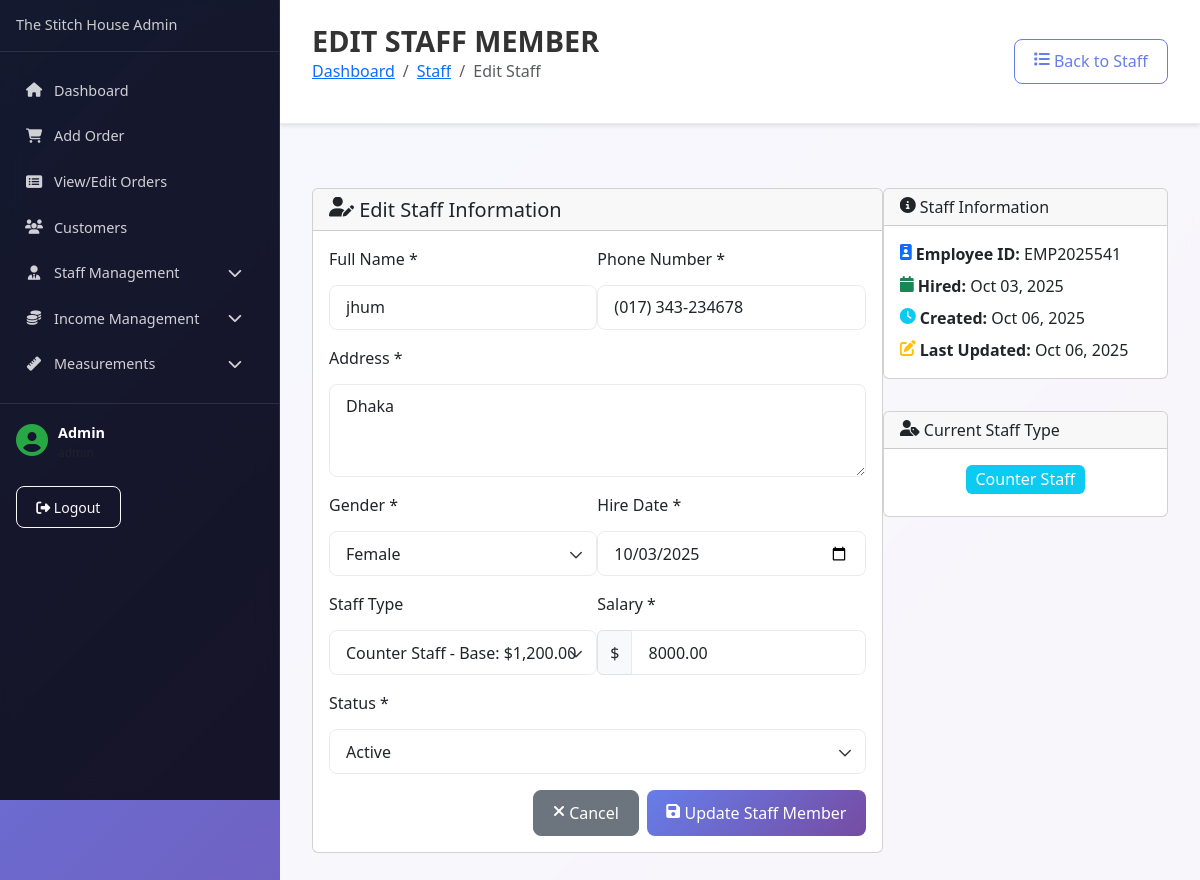
/admin/edit-staff.php?id=2 (signed in), run on the app's committed database.
### tables this page shows
CREATE TABLE `users` (
  `id` bigint(20) UNSIGNED NOT NULL,
  `name` varchar(255) NOT NULL,
  `email` varchar(255) NOT NULL,
  `username` varchar(255) NOT NULL,
  `email_verified_at` timestamp NULL DEFAULT NULL,
  `password` varchar(255) NOT NULL,
  `avatar` varchar(255) DEFAULT NULL,
  `phone` varchar(20) DEFAULT NULL,
  `role` enum('admin','manager','staff','customer') DEFAULT 'customer',
  `status` enum('active','inactive') DEFAULT 'active',
  `remember_token` varchar(100) DEFAULT NULL,
  `created_at` timestamp NULL DEFAULT NULL,
  `updated_at` timestamp NULL DEFAULT NULL
);

CREATE TABLE `staff` (
  `id` bigint(20) UNSIGNED NOT NULL,
  `staff_type_id` bigint(20) UNSIGNED DEFAULT NULL,
  `user_id` bigint(20) UNSIGNED DEFAULT NULL,
  `fullname` varchar(255) NOT NULL,
  `address` text NOT NULL,
  `gender` enum('Male','Female','Other') NOT NULL,
  `phone` varchar(255) DEFAULT NULL,
  `salary` decimal(10,2) NOT NULL,
  `hire_date` date NOT NULL,
  `avatar` varchar(255) DEFAULT NULL,
  `employee_id` varchar(50) UNIQUE DEFAULT NULL,
  `status` enum('active','inactive','terminated') DEFAULT 'active',
  `deleted_at` timestamp NULL DEFAULT NULL,
  `created_at` timestamp NULL DEFAULT NULL,
  `updated_at` timestamp NULL DEFAULT NULL
);

CREATE TABLE `staff_types` (
  `id` bigint(20) UNSIGNED NOT NULL,
  `title` varchar(255) NOT NULL,
  `description` text DEFAULT NULL,
  `base_salary` decimal(10,2) DEFAULT NULL,
  `created_at` timestamp NULL DEFAULT NULL,
  `updated_at` timestamp NULL DEFAULT NULL
);

### admin/includes/config.php (called while the page is built, shortened)
<?php
function isUserLoggedIn() {
    return isset($_SESSION['user_id']) && !empty($_SESSION['user_id']);
}
function getCurrentAdmin($mysqli) {
    try {
        $stmt = $mysqli->prepare("SELECT id, name, email, role, status FROM users WHERE id = ? AND status = 'active'");
        $stmt->bind_param("i", $_SESSION['user_id']);
        $stmt->execute();
        $result = $stmt->get_result();
        $user = $result->fetch_assoc();
        return $user;
    } catch (Exception $e) {
        return null;
    }
}
function formatDate($date, $format = 'M d, Y') {
    return date($format, strtotime($date));
}
?>

### admin/edit-staff.php (the view, shortened to what this page needs)
<?php
require_once 'includes/config.php';
$currentAdmin = getCurrentAdmin($mysqli);
$staff_id = isset($_GET['id']) ? (int)$_GET['id'] : 0;
try {
    $result = $mysqli->query("SELECT id, title, base_salary FROM staff_types ORDER BY title");
    $staffTypes = [];
    if ($result) {
        while ($row = $result->fetch_assoc()) {
            $staffTypes[] = $row;
        }
    }
} catch(Exception $e) {
    $staffTypes = [];
}
try {
    $stmt = $mysqli->prepare("
        SELECT s.*, st.title as staff_type_title
        FROM staff s
        LEFT JOIN staff_types st ON s.staff_type_id = st.id
        WHERE s.id = ? AND s.deleted_at IS NULL
    ");
    $stmt->bind_param("i", $staff_id);
    $stmt->execute();
    $result = $stmt->get_result();
    $staff = $result->fetch_assoc();
} catch(Exception $e) {
    showError("Error fetching staff details: " . $e->getMessage());
    header("Location: staff.php");
    exit();
}
?>
<!DOCTYPE html>
<html lang="en">
<head>
    <link href="https://cdn.jsdelivr.net/npm/bootstrap@5.3.0/dist/css/bootstrap.min.css" rel="stylesheet">
    <link href="https://cdnjs.cloudflare.com/ajax/libs/font-awesome/6.4.0/css/all.min.css" rel="stylesheet">
    <link href="assets/admin.css" rel="stylesheet">
</head>
<body class="admin-body">
    <div class="admin-wrapper">
        <?php include 'includes/sidebar.php'; ?>
        <main class="admin-main">
            <div class="admin-header">
                <div class="d-flex justify-content-between align-items-center">
                    <div>
                        <h1 class="page-title">EDIT STAFF MEMBER</h1>
                        <nav aria-label="breadcrumb">
                            <ol class="breadcrumb">
                                <li class="breadcrumb-item"><a href="dashboard.php">Dashboard</a></li>
                                <li class="breadcrumb-item"><a href="staff.php">Staff</a></li>
                                <li class="breadcrumb-item active">Edit Staff</li>
                            </ol>
                        </nav>
                    </div>
                    <div class="header-actions">
                        <a href="staff.php" class="btn btn-outline-primary">
                            <i class="fas fa-list"></i> Back to Staff
                        </a>
                    </div>
                </div>
            </div>
            <div class="admin-content">
                <div class="row">
                    <div class="col-lg-8">
                        <div class="card">
                            <div class="card-header">
                                <h5 class="card-title mb-0">
                                    <i class="fas fa-user-edit"></i> Edit Staff Information
                                </h5>
                            </div>
                            <div class="card-body">
                                <form method="POST" action="">
                                    <div class="row">
                                        <div class="col-md-6 mb-3">
                                            <label for="fullname" class="form-label">Full Name *</label>
                                            <input type="text" class="form-control" id="fullname" name="fullname"
                                                   value="<?= htmlspecialchars($staff['fullname']) ?>" required>
                                        </div>
                                        <div class="col-md-6 mb-3">
                                            <label for="phone" class="form-label">Phone Number *</label>
                                            <input type="tel" class="form-control" id="phone" name="phone"
                                                   value="<?= htmlspecialchars($staff['phone']) ?>" required>
                                        </div>
                                    </div>
                                    <div class="mb-3">
                                        <label for="address" class="form-label">Address *</label>
                                        <textarea class="form-control" id="address" name="address" rows="3" required><?= htmlspecialchars($staff['address']) ?></textarea>
                                    </div>
                                    <div class="row">
                                        <div class="col-md-6 mb-3">
                                            <label for="gender" class="form-label">Gender *</label>
                                            <select class="form-select" id="gender" name="gender" required>
                                                <option value="Female" <?= $staff['gender'] == 'Female' ? 'selected' : '' ?>>Female</option>
                                            </select>
                                        </div>
                                        <div class="col-md-6 mb-3">
                                            <label for="hire_date" class="form-label">Hire Date *</label>
                                            <input type="date" class="form-control" id="hire_date" name="hire_date"
                                                   value="<?= $staff['hire_date'] ?>" required>
                                        </div>
                                    </div>
                                    <div class="row">
                                        <div class="col-md-6 mb-3">
                                            <label for="staff_type_id" class="form-label">Staff Type</label>
                                            <select class="form-select" id="staff_type_id" name="staff_type_id">
                                                <?php foreach ($staffTypes as $type): ?>
                                                    <option value="<?= $type['id'] ?>"
                                                            data-salary="<?= $type['base_salary'] ?>"
                                                            <?= $staff['staff_type_id'] == $type['id'] ? 'selected' : '' ?>>
                                                        <?= htmlspecialchars($type['title']) ?> - Base: <?= formatCurrency($type['base_salary']) ?>
                                                    </option>
                                                <?php endforeach; ?>
                                            </select>
                                        </div>
                                        <div class="col-md-6 mb-3">
                                            <label for="salary" class="form-label">Salary *</label>
                                            <div class="input-group">
                                                <span class="input-group-text">$</span>
                                                <input type="number" class="form-control" id="salary" name="salary"
                                                       step="0.01" min="0" value="<?= $staff['salary'] ?>" required>
                                            </div>
                                        </div>
                                    </div>
                                    <div class="mb-3">
                                        <label for="status" class="form-label">Status *</label>
                                        <select class="form-select" id="status" name="status" required>
                                            <option value="active" <?= $staff['status'] == 'active' ? 'selected' : '' ?>>Active</option>
                                        </select>
                                    </div>
                                    <div class="d-flex justify-content-end gap-2">
                                        <a href="staff.php" class="btn btn-secondary">
                                            <i class="fas fa-times"></i> Cancel
                                        </a>
                                        <button type="submit" class="btn btn-primary">
                                            <i class="fas fa-save"></i> Update Staff Member
                                        </button>
                                    </div>
                                </form>
                            </div>
                        </div>
                    </div>
                    <div class="col-lg-4">
                        <div class="card mb-4">
                            <div class="card-header">
                                <h6 class="card-title mb-0">
                                    <i class="fas fa-info-circle"></i> Staff Information
                                </h6>
                            </div>
                            <div class="card-body">
                                <ul class="list-unstyled mb-0">
                                    <li class="mb-2">
                                        <i class="fas fa-id-badge text-primary"></i>
                                        <strong>Employee ID:</strong> <?= htmlspecialchars($staff['employee_id']) ?>
                                    </li>
                                    <li class="mb-2">
                                        <i class="fas fa-calendar text-success"></i>
                                        <strong>Hired:</strong> <?= formatDate($staff['hire_date']) ?>
                                    </li>
                                    <li class="mb-2">
                                        <i class="fas fa-clock text-info"></i>
                                        <strong>Created:</strong> <?= formatDate($staff['created_at']) ?>
                                    </li>
                                    <li>
                                        <i class="fas fa-edit text-warning"></i>
                                        <strong>Last Updated:</strong> <?= formatDate($staff['updated_at']) ?>
                                    </li>
                                </ul>
                            </div>
                        </div>
                        <?php if ($staff['staff_type_title']): ?>
                            <div class="card">
                                <div class="card-header">
                                    <h6 class="card-title mb-0">
                                        <i class="fas fa-user-tag"></i> Current Staff Type
                                    </h6>
                                </div>
                                <div class="card-body">
                                    <div class="text-center">
                                        <span class="badge bg-info fs-6"><?= htmlspecialchars($staff['staff_type_title']) ?></span>
                                    </div>
                                </div>
                            </div>
                        <?php endif; ?>
                    </div>
                </div>
            </div>
        </main>
    </div>
</body>
</html>

### admin/includes/sidebar.php (shortened to what this page needs)
<nav class="admin-sidebar">
    <div class="sidebar-header">
        <h4 class="sidebar-title">The Stitch House Admin</h4>
    </div>
    <div class="sidebar-menu">
        <ul class="nav flex-column">
            <li class="nav-item">
                <a class="nav-link <?= basename($_SERVER['PHP_SELF']) == 'dashboard.php' ? 'active' : '' ?>" href="dashboard.php">
                    <i class="fas fa-home"></i>
                    <span>Dashboard</span>
                </a>
            </li>
            <li class="nav-item">
                <a class="nav-link <?= basename($_SERVER['PHP_SELF']) == 'add-order.php' ? 'active' : '' ?>" href="add-order.php">
                    <i class="fas fa-shopping-cart"></i>
                    <span>Add Order</span>
                </a>
            </li>
            <li class="nav-item">
                <a class="nav-link <?= basename($_SERVER['PHP_SELF']) == 'orders.php' ? 'active' : '' ?>" href="orders.php">
                    <i class="fas fa-list-alt"></i>
                    <span>View/Edit Orders</span>
                </a>
            </li>
            <li class="nav-item">
                <a class="nav-link <?= basename($_SERVER['PHP_SELF']) == 'customers.php' ? 'active' : '' ?>" href="customers.php">
                    <i class="fas fa-users"></i>
                    <span>Customers</span>
                </a>
            </li>
            <li class="nav-item dropdown">
                <a class="nav-link dropdown-toggle" href="#" data-bs-toggle="collapse" data-bs-target="#staffMenu">
                    <i class="fas fa-user-tie"></i>
                    <span>Staff Management</span>
                    <i class="fas fa-chevron-down ms-auto"></i>
                </a>
            </li>
            <li class="nav-item dropdown">
                <a class="nav-link dropdown-toggle" href="#" data-bs-toggle="collapse" data-bs-target="#incomeMenu">
                    <i class="fas fa-coins"></i>
                    <span>Income Management</span>
                    <i class="fas fa-chevron-down ms-auto"></i>
                </a>
            </li>
            <li class="nav-item dropdown">
                <a class="nav-link dropdown-toggle" href="#" data-bs-toggle="collapse" data-bs-target="#measurementMenu">
                    <i class="fas fa-ruler"></i>
                    <span>Measurements</span>
                    <i class="fas fa-chevron-down ms-auto"></i>
                </a>
            </li>
        </ul>
    </div>
    <div class="sidebar-footer">
        <div class="admin-info">
            <div class="admin-avatar">
                <i class="fas fa-user-circle"></i>
            </div>
            <div class="admin-details">
                <strong><?php echo htmlspecialchars($currentAdmin['name'] ?? 'Admin'); ?></strong>
                <small class="text-muted d-block"><?php echo htmlspecialchars($currentAdmin['role'] ?? 'Administrator'); ?></small>
            </div>
        </div>
        <a href="logout.php" class="btn btn-sm btn-outline-light mt-2">
            <i class="fas fa-sign-out-alt"></i> Logout
        </a>
    </div>
</nav>

### data on the page
users: name "Admin"
staff: fullname "jhum", phone "(017) 343-234678", address "Dhaka", gender "Female", hire_date "10/03/2025", staff_type_id "Counter Staff - Base: $1,200.00", salary "8000.00", status "Active", employee "EMP2025541", hire_date "Oct 03, 2025", created_at "Oct 06, 2025", updated_at "Oct 06, 2025", staff_type.title "Counter Staff"
